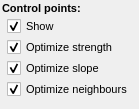
<?xml version="1.0" encoding="UTF-8"?>
<ui version="4.0">
 <class>splineOptions</class>
 <widget class="QWidget" name="splineOptions">
  <property name="geometry">
   <rect>
    <x>0</x>
    <y>0</y>
    <width>139</width>
    <height>109</height>
   </rect>
  </property>
  <property name="windowTitle">
   <string/>
  </property>
  <layout class="QVBoxLayout" name="verticalLayout">
   <property name="spacing">
    <number>2</number>
   </property>
   <property name="leftMargin">
    <number>2</number>
   </property>
   <property name="topMargin">
    <number>2</number>
   </property>
   <property name="rightMargin">
    <number>2</number>
   </property>
   <property name="bottomMargin">
    <number>2</number>
   </property>
   <item>
    <widget class="QLabel" name="label">
     <property name="font">
      <font>
       <pointsize>8</pointsize>
       <weight>75</weight>
       <bold>true</bold>
      </font>
     </property>
     <property name="text">
      <string>Control points:</string>
     </property>
    </widget>
   </item>
   <item>
    <layout class="QVBoxLayout" name="verticalLayout_2">
     <property name="spacing">
      <number>2</number>
     </property>
     <property name="leftMargin">
      <number>5</number>
     </property>
     <item>
      <widget class="QCheckBox" name="showCheckBox">
       <property name="font">
        <font>
         <pointsize>8</pointsize>
        </font>
       </property>
       <property name="toolTip">
        <string>Hide the blue control points</string>
       </property>
       <property name="text">
        <string>Show</string>
       </property>
       <property name="checked">
        <bool>true</bool>
       </property>
      </widget>
     </item>
     <item>
      <widget class="QCheckBox" name="strengthCheckBox">
       <property name="font">
        <font>
         <pointsize>8</pointsize>
        </font>
       </property>
       <property name="toolTip">
        <string>Optimize control point position when moving a knot</string>
       </property>
       <property name="text">
        <string>Optimize strength</string>
       </property>
       <property name="checked">
        <bool>true</bool>
       </property>
      </widget>
     </item>
     <item>
      <widget class="QCheckBox" name="slopeCheckBox">
       <property name="font">
        <font>
         <pointsize>8</pointsize>
        </font>
       </property>
       <property name="text">
        <string>Optimize slope</string>
       </property>
       <property name="checked">
        <bool>true</bool>
       </property>
      </widget>
     </item>
     <item>
      <widget class="QCheckBox" name="neighbourCheckBox">
       <property name="font">
        <font>
         <pointsize>8</pointsize>
        </font>
       </property>
       <property name="text">
        <string>Optimize neighbours</string>
       </property>
       <property name="checked">
        <bool>true</bool>
       </property>
      </widget>
     </item>
    </layout>
   </item>
   <item>
    <spacer name="verticalSpacer">
     <property name="orientation">
      <enum>Qt::Vertical</enum>
     </property>
     <property name="sizeHint" stdset="0">
      <size>
       <width>20</width>
       <height>40</height>
      </size>
     </property>
    </spacer>
   </item>
  </layout>
 </widget>
 <resources/>
 <connections/>
</ui>
